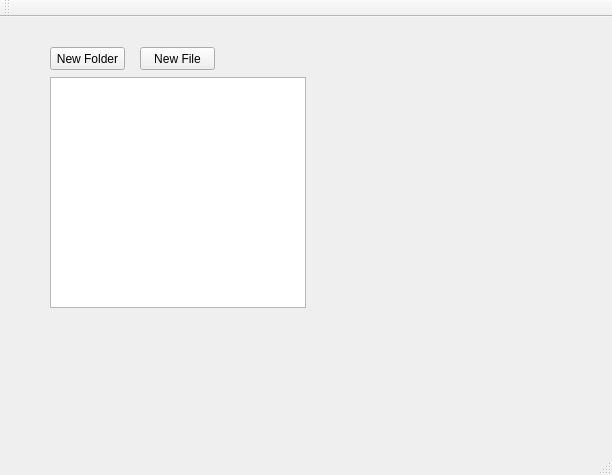
<?xml version="1.0" encoding="UTF-8"?>
<ui version="4.0">
 <class>MainWindow</class>
 <widget class="QMainWindow" name="MainWindow">
  <property name="geometry">
   <rect>
    <x>0</x>
    <y>0</y>
    <width>612</width>
    <height>475</height>
   </rect>
  </property>
  <property name="windowTitle">
   <string>MainWindow</string>
  </property>
  <widget class="QWidget" name="centralWidget">
   <widget class="QPushButton" name="m_new_folder">
    <property name="geometry">
     <rect>
      <x>50</x>
      <y>30</y>
      <width>75</width>
      <height>23</height>
     </rect>
    </property>
    <property name="text">
     <string>New Folder</string>
    </property>
   </widget>
   <widget class="QTreeWidget" name="m_tree">
    <property name="geometry">
     <rect>
      <x>50</x>
      <y>60</y>
      <width>256</width>
      <height>231</height>
     </rect>
    </property>
    <property name="dragDropMode">
     <enum>QAbstractItemView::InternalMove</enum>
    </property>
    <property name="alternatingRowColors">
     <bool>true</bool>
    </property>
    <property name="rootIsDecorated">
     <bool>true</bool>
    </property>
    <property name="headerHidden">
     <bool>true</bool>
    </property>
    <column>
     <property name="text">
      <string notr="true">1</string>
     </property>
    </column>
   </widget>
   <widget class="QPushButton" name="m_new_file">
    <property name="geometry">
     <rect>
      <x>140</x>
      <y>30</y>
      <width>75</width>
      <height>23</height>
     </rect>
    </property>
    <property name="text">
     <string>New File</string>
    </property>
   </widget>
  </widget>
  <widget class="QMenuBar" name="menuBar">
   <property name="geometry">
    <rect>
     <x>0</x>
     <y>0</y>
     <width>612</width>
     <height>21</height>
    </rect>
   </property>
  </widget>
  <widget class="QToolBar" name="mainToolBar">
   <attribute name="toolBarArea">
    <enum>TopToolBarArea</enum>
   </attribute>
   <attribute name="toolBarBreak">
    <bool>false</bool>
   </attribute>
  </widget>
  <widget class="QStatusBar" name="statusBar"/>
 </widget>
 <layoutdefault spacing="6" margin="11"/>
 <resources/>
 <connections/>
</ui>
